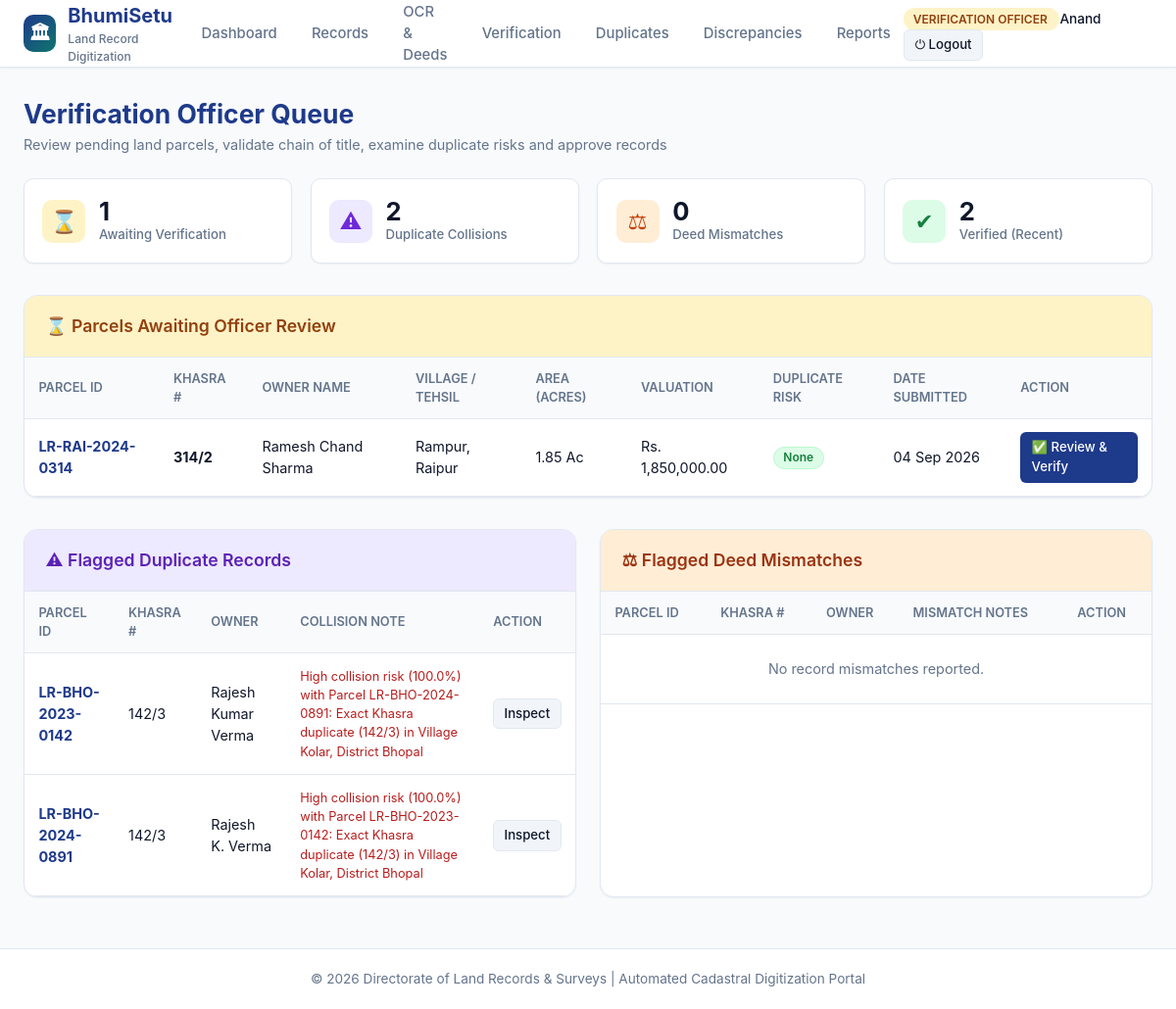
Screenshot of /verification (signed in) with the database file from the repository.
### models/user.py (models this page shows, shortened)
class User(UserMixin, db.Model):
    __tablename__ = 'users'
    id = db.Column(db.Integer, primary_key=True)
    email = db.Column(db.String(120), unique=True, nullable=False, index=True)
    name = db.Column(db.String(120), nullable=False)
    password_hash = db.Column(db.String(256), nullable=False)
    role = db.Column(db.String(50), nullable=False, default='Revenue Officer')
    department = db.Column(db.String(100), default='Revenue & Land Records Dept')
    is_active = db.Column(db.Boolean, default=True)
    created_at = db.Column(db.DateTime, default=datetime.utcnow)
    created_records = db.relationship('LandRecord', backref='creator', lazy=True, foreign_keys='LandRecord.created_by_id')
    uploaded_docs = db.relationship('Document', backref='uploader', lazy=True, foreign_keys='Document.uploaded_by_id')
    verifications = db.relationship('Verification', backref='verifier', lazy=True, foreign_keys='Verification.verified_by_id')
    audit_logs = db.relationship('AuditLog', backref='user', lazy=True, foreign_keys='AuditLog.user_id')
    @property
    def is_admin(self):
        return self.role == 'Administrator'
    @property
    def is_verification_officer(self):
        return self.role in ['Verification Officer', 'Administrator']

### models/land_record.py (models this page shows, shortened)
class LandRecord(db.Model):
    __tablename__ = 'land_records'
    id = db.Column(db.Integer, primary_key=True)
    khasra_number = db.Column(db.String(64), nullable=False, index=True)
    survey_number = db.Column(db.String(64), nullable=False, index=True)
    parcel_id = db.Column(db.String(64), unique=True, nullable=False, index=True)
    owner_name = db.Column(db.String(150), nullable=False, index=True)
    co_owners = db.Column(db.String(300), nullable=True)
    father_or_husband_name = db.Column(db.String(150), nullable=True)
    aadhaar_masked = db.Column(db.String(20), nullable=True)
    district = db.Column(db.String(100), nullable=False, index=True)
    tehsil = db.Column(db.String(100), nullable=False)
    village = db.Column(db.String(100), nullable=False, index=True)
    pincode = db.Column(db.String(10), nullable=True)
    land_type = db.Column(db.String(50), nullable=False, default='Agricultural')
    area_acres = db.Column(db.Float, nullable=False, default=0.0)
    area_sqft = db.Column(db.Float, nullable=True, default=0.0)
    market_value = db.Column(db.Float, nullable=False, default=0.0)
    mutation_number = db.Column(db.String(64), nullable=True)
    registration_date = db.Column(db.Date, nullable=True)
    north_boundary = db.Column(db.String(200), nullable=True)
    south_boundary = db.Column(db.String(200), nullable=True)
    east_boundary = db.Column(db.String(200), nullable=True)
    west_boundary = db.Column(db.String(200), nullable=True)
    status = db.Column(db.String(50), default='Pending Verification', index=True)
    duplicate_risk = db.Column(db.String(20), default='None')
    duplicate_matched_id = db.Column(db.Integer, nullable=True)
    duplicate_notes = db.Column(db.Text, nullable=True)
    mismatch_detected = db.Column(db.Boolean, default=False)
    mismatch_notes = db.Column(db.Text, nullable=True)
    created_by_id = db.Column(db.Integer, db.ForeignKey('users.id'), nullable=False)
    created_at = db.Column(db.DateTime, default=datetime.utcnow)
    updated_at = db.Column(db.DateTime, default=datetime.utcnow, onupdate=datetime.utcnow)
    documents = db.relationship('Document', backref='record', lazy=True, cascade='all, delete-orphan')
    verifications = db.relationship('Verification', backref='record', lazy=True, cascade='all, delete-orphan', order_by='desc(Verification.verification_date)')

### routes/verification.py (the view)
@verification_bp.route('/verification')
@login_required
@role_required('Verification Officer', 'Administrator')
def queue():
    pending_records = LandRecord.query.filter_by(status='Pending Verification').order_by(LandRecord.created_at.asc()).all()
    flagged_duplicates = LandRecord.query.filter_by(status='Flagged Duplicate').order_by(LandRecord.created_at.asc()).all()
    flagged_mismatches = LandRecord.query.filter_by(status='Flagged Mismatch').order_by(LandRecord.created_at.asc()).all()
    verified_records = LandRecord.query.filter_by(status='Verified').order_by(LandRecord.updated_at.desc()).limit(15).all()
    rejected_records = LandRecord.query.filter_by(status='Rejected').order_by(LandRecord.updated_at.desc()).limit(15).all()
    return render_template(
        'verification.html',
        pending_records=pending_records,
        flagged_duplicates=flagged_duplicates,
        flagged_mismatches=flagged_mismatches,
        verified_records=verified_records,
        rejected_records=rejected_records
    )

### routes/auth.py (called while the page is built)
def role_required(*roles):
    def decorator(f):
        @wraps(f)
        def decorated_function(*args, **kwargs):
            if not current_user.is_authenticated:
                flash('Please log in to access this page.', 'warning')
                return redirect(url_for('auth.login', next=request.url))
            if current_user.role not in roles and not current_user.is_admin:
                flash('You do not have permission to access this resource.', 'danger')
                return redirect(url_for('dashboard.index'))
            return f(*args, **kwargs)
        return decorated_function
    return decorator

### templates/verification.html (shortened to what this page needs)
{% extends "base.html" %}
{% block content %}
<div style="display: flex; justify-content: space-between; align-items: center; margin-bottom: 1.5rem; flex-wrap: wrap; gap: 1rem;">
  <div>
    <h1 style="font-size: 1.65rem; font-weight: 700; color: var(--primary);">Verification Officer Queue</h1>
    <p style="color: var(--text-muted); font-size: 0.9rem;">Review pending land parcels, validate chain of title, examine duplicate risks and approve records</p>
  </div>
</div>
<div class="stat-grid" style="margin-bottom: 2rem;">
  <div class="stat-card">
    <div class="stat-icon" style="background: #fef3c7; color: #b45309;">&#8987;</div>
    <div class="stat-info">
      <div class="stat-value">{{ pending_records|length }}</div>
      <div class="stat-label">Awaiting Verification</div>
    </div>
  </div>
  <div class="stat-card">
    <div class="stat-icon" style="background: #ede9fe; color: #6d28d9;">&#9888;</div>
    <div class="stat-info">
      <div class="stat-value">{{ flagged_duplicates|length }}</div>
      <div class="stat-label">Duplicate Collisions</div>
    </div>
  </div>
  <div class="stat-card">
    <div class="stat-icon" style="background: #ffedd5; color: #c2410c;">&#9878;</div>
    <div class="stat-info">
      <div class="stat-value">{{ flagged_mismatches|length }}</div>
      <div class="stat-label">Deed Mismatches</div>
    </div>
  </div>
  <div class="stat-card">
    <div class="stat-icon" style="background: #dcfce7; color: #15803d;">&#10004;</div>
    <div class="stat-info">
      <div class="stat-value">{{ verified_records|length }}</div>
      <div class="stat-label">Verified (Recent)</div>
    </div>
  </div>
</div>
<div class="card" style="margin-bottom: 2rem;">
  <div class="card-header" style="background: #fef3c7;">
    <h3 class="card-title" style="color: #92400e;">&#8987; Parcels Awaiting Officer Review</h3>
  </div>
  <div class="table-responsive">
    <table class="table">
      <thead>
        <tr>
          <th>Parcel ID</th>
          <th>Khasra #</th>
          <th>Owner Name</th>
          <th>Village / Tehsil</th>
          <th>Area (Acres)</th>
          <th>Valuation</th>
          <th>Duplicate Risk</th>
          <th>Date Submitted</th>
          <th>Action</th>
        </tr>
      </thead>
      <tbody>
        {% for rec in pending_records %}
        <tr>
          <td><a href="{{ url_for('records.view_record', record_id=rec.id) }}"><b>{{ rec.parcel_id }}</b></a></td>
          <td><b>{{ rec.khasra_number }}</b></td>
          <td>{{ rec.owner_name }}</td>
          <td>{{ rec.village }}, {{ rec.district }}</td>
          <td>{{ rec.area_acres }} Ac</td>
          <td>{{ rec.market_value|currency }}</td>
          <td><span class="badge {{ rec.duplicate_risk|risk_badge }}">{{ rec.duplicate_risk }}</span></td>
          <td>{{ rec.created_at|format_date }}</td>
          <td>
            <a href="{{ url_for('verification.review_record', record_id=rec.id) }}" class="btn btn-sm btn-primary">&#9989; Review & Verify</a>
          </td>
        </tr>
        {% else %}
        <tr><td colspan="9" style="text-align: center; color: var(--text-muted); padding: 2rem;">Queue clear! No pending verifications right now.</td></tr>
        {% endfor %}
      </tbody>
    </table>
  </div>
</div>
<div style="display: grid; grid-template-columns: 1fr 1fr; gap: 1.5rem;">
  <div class="card">
    <div class="card-header" style="background: #ede9fe;">
      <h3 class="card-title" style="color: #5b21b6;">&#9888; Flagged Duplicate Records</h3>
    </div>
    <div class="table-responsive">
      <table class="table">
        <thead>
          <tr>
            <th>Parcel ID</th>
            <th>Khasra #</th>
            <th>Owner</th>
            <th>Collision Note</th>
            <th>Action</th>
          </tr>
        </thead>
        <tbody>
          {% for rec in flagged_duplicates %}
          <tr>
            <td><a href="{{ url_for('records.view_record', record_id=rec.id) }}"><b>{{ rec.parcel_id }}</b></a></td>
            <td>{{ rec.khasra_number }}</td>
            <td>{{ rec.owner_name }}</td>
            <td style="font-size: 0.8rem; color: #b91c1c;">{{ rec.duplicate_notes }}</td>
            <td><a href="{{ url_for('records.view_record', record_id=rec.id) }}" class="btn btn-sm btn-secondary">Inspect</a></td>
          </tr>
          {% else %}
          <tr><td colspan="5" style="text-align: center; color: var(--text-muted); padding: 1.5rem;">No duplicate conflicts flagged.</td></tr>
          {% endfor %}
        </tbody>
      </table>
    </div>
  </div>
  <div class="card">
    <div class="card-header" style="background: #ffedd5;">
      <h3 class="card-title" style="color: #9a3412;">&#9878; Flagged Deed Mismatches</h3>
    </div>
    <div class="table-responsive">
      <table class="table">
        <thead>
          <tr>
            <th>Parcel ID</th>
            <th>Khasra #</th>
            <th>Owner</th>
            <th>Mismatch Notes</th>
            <th>Action</th>
          </tr>
        </thead>
        <tbody>
          {% for rec in flagged_mismatches %}
          <tr>
            <td><a href="{{ url_for('records.view_record', record_id=rec.id) }}"><b>{{ rec.parcel_id }}</b></a></td>
            <td>{{ rec.khasra_number }}</td>
            <td>{{ rec.owner_name }}</td>
            <td style="font-size: 0.8rem; color: #c2410c;">{{ rec.mismatch_notes }}</td>
            <td><a href="{{ url_for('records.view_record', record_id=rec.id) }}" class="btn btn-sm btn-secondary">Inspect</a></td>
          </tr>
          {% else %}
          <tr><td colspan="5" style="text-align: center; color: var(--text-muted); padding: 1.5rem;">No record mismatches reported.</td></tr>
          {% endfor %}
        </tbody>
      </table>
    </div>
  </div>
</div>
{% endblock %}

### templates/base.html (shortened to what this page needs)
<!DOCTYPE html>
<html lang="en">
<head>
  <link rel="stylesheet" href="{{ url_for('static', filename='css/style.css') }}">
</head>
<body>
  <header class="navbar">
    <div class="nav-container">
      <a href="{{ url_for('dashboard.root') }}" class="brand-logo">
        <div class="brand-icon">&#127963;</div>
        <div>
          <span>BhumiSetu</span>
          <span style="font-size: 0.75rem; display: block; color: var(--text-muted); font-weight: 500;">Land Record Digitization</span>
        </div>
      </a>
      {% if current_user.is_authenticated %}
      <nav>
        <ul class="nav-links">
          <li class="nav-item"><a href="{{ url_for('dashboard.index') }}">Dashboard</a></li>
          <li class="nav-item"><a href="{{ url_for('records.list_records') }}">Records</a></li>
          <li class="nav-item"><a href="{{ url_for('documents.list_documents') }}">OCR & Deeds</a></li>
          {% if current_user.is_verification_officer or current_user.is_admin %}
          <li class="nav-item"><a href="{{ url_for('verification.queue') }}">Verification</a></li>
          {% endif %}
          <li class="nav-item"><a href="{{ url_for('records.view_duplicates') }}">Duplicates</a></li>
          <li class="nav-item"><a href="{{ url_for('records.view_mismatches') }}">Discrepancies</a></li>
          <li class="nav-item"><a href="{{ url_for('reports.report_center') }}">Reports</a></li>
        </ul>
      </nav>
      <div class="user-badge-wrap">
        <span class="role-pill {% if current_user.is_admin %}role-admin{% elif current_user.role == 'Verification Officer' %}role-verify{% else %}role-revenue{% endif %}">
          {{ current_user.role }}
        </span>
        <span style="font-size: 0.85rem; font-weight: 500;">{{ current_user.name.split(' ')[0] }}</span>
        <a href="{{ url_for('auth.logout') }}" class="btn btn-sm btn-secondary" title="Logout">&#9211; Logout</a>
      </div>
      {% else %}
      <div>
        <a href="{{ url_for('auth.login') }}" class="btn btn-primary">Sign In</a>
      </div>
      {% endif %}
    </div>
  </header>
  <main class="main-wrapper">
    {% block content %}{% endblock %}
  </main>
  <footer>
    <div style="max-width: 1350px; margin: 0 auto; padding: 0 1.5rem;">
      <p>&copy; 2026 Directorate of Land Records & Surveys | Automated Cadastral Digitization Portal</p>
    </div>
  </footer>
</body>
</html>

### rows the page displays
User: role "VERIFICATION OFFICER", name "Anand"
LandRecord: parcel_id "LR-RAI-2024-0314", khasra_number "314/2", owner_name "Ramesh Chand Sharma", village "Rampur", district "Raipur", area_acres "1.85", market_value "Rs. 1,850,000.00", duplicate_risk "None", created_at "04 Sep 2026"
LandRecord: parcel_id "LR-BHO-2023-0142", khasra_number "142/3", owner_name "Rajesh Kumar Verma", duplicate_notes "High collision risk (100.0%) with Parcel LR-BHO-2024-0891: Exact Khasra duplicate (142/3) in Village Kolar, District Bhopal"
LandRecord: parcel_id "LR-BHO-2024-0891", khasra_number "142/3", owner_name "Rajesh K. Verma", duplicate_notes "High collision risk (100.0%) with Parcel LR-BHO-2023-0142: Exact Khasra duplicate (142/3) in Village Kolar, District Bhopal"

### other values shown
{{ pending_records|length }} "1"
{{ flagged_duplicates|length }} "2"
{{ flagged_mismatches|length }} "0"
{{ verified_records|length }} "2"
